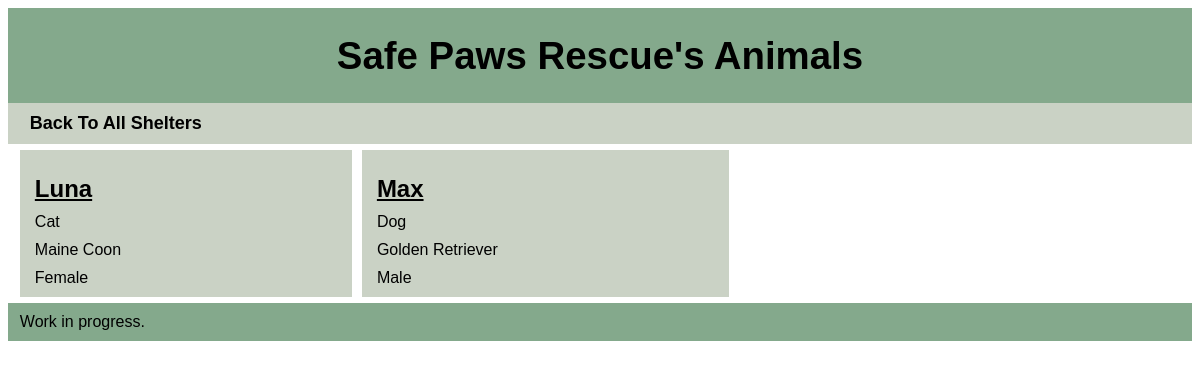
Page /home/2 on the committed database.
### tables this page shows
CREATE TABLE Shelter (
        shelter_id INTEGER PRIMARY KEY AUTOINCREMENT,
        name TEXT NOT NULL,
        email TEXT NOT NULL,
        phone TEXT NOT NULL,
        street1 TEXT NOT NULL,
        street2 TEXT,
        city TEXT NOT NULL,
        state TEXT NOT NULL,
        zip TEXT NOT NULL,
        account_id INTEGER,
        date_shelter_added TEXT,
        no_kill BOOLEAN NOT NULL,
        max_dogs INTEGER NOT NULL,
        max_cats INTEGER NOT NULL,
        dogs BOOLEAN NOT NULL,
        cats BOOLEAN NOT NULL,
        shelterPasscode INTEGER NOT NULL,
        FOREIGN KEY (account_id) REFERENCES Account(account_id)
    );

CREATE TABLE Animal (
        animal_id INTEGER PRIMARY KEY AUTOINCREMENT,
        shelter_id INTEGER,
        name TEXT NOT NULL,
        type TEXT NOT NULL,
        breed TEXT NOT NULL,
        sex TEXT NOT NULL,
        foster INTEGER NOT NULL,
        adopt INTEGER NOT NULL,
        status TEXT NOT NULL,
        date_time_arrived TEXT NOT NULL,
        chipped BOOLEAN NOT NULL,
        date_last_vet_visit TEXT NOT NULL,
        vaccines BOOLEAN NOT NULL,
        spayed_neutered BOOLEAN NOT NULL,
        FOREIGN KEY (shelter_id) REFERENCES Shelter(shelter_id)
    );

### app/api.py (the view)
@app.route("/<int:shelterID>", methods = ['GET'])
@app.route("/home/<int:shelterID>", methods = ['GET'])
def main(shelterID = 0):
    conn = sqlite3.connect(DATABASE)
    conn.row_factory = sqlite3.Row
    cursor = conn.cursor()
    shelter = cursor.execute(('SELECT name FROM Shelter WHERE shelter_id = ?'), (shelterID,)).fetchone()
    animals = cursor.execute(('SELECT animal_id, name, type, breed, sex FROM Animal WHERE shelter_id = ?'), (shelterID,)).fetchall()
    conn.close()
    if not shelter:
        return render_template('home.html', animals = animals, loggedIn = current_user.is_authenticated)
    return render_template('home.html', animals = animals, shelter = shelter, loggedIn = current_user.is_authenticated)

### app/templates/home.html (shortened to what this page needs)
<!doctype html>
<html>
<head>
    <link rel="stylesheet" type="text/css" href="{{ url_for('static', filename='style.css') }}">
</head>
<body>
    <div id="container">
        <header>
            <h1>{{ shelter['name'] }}'s Animals</h1>
        </header>
        <nav id="navbar">
            <a href = "/index">Back To All Shelters</a>
        </nav>
        <main>
            {% if animals %}
            <div id = "grid">
                {% for animal in animals %}
                    <a href="/animal/{{ shelter['shelter_id'] }}/{{ animal['animal_id'] }}">
                        <h2>{{ animal['name'] }}</h2>
                        <p>{{ animal['type'] }}</p>
                        <p>{{ animal['breed'] }}</p>
                        <p>{{ animal['sex'] }}</p>
                    </a>
                {% endfor %}
            </div>
            {% endif %}
        </main>
        <footer>Work in progress.</footer>
    </div>
</body>
</html>

### app/static/style.css (style rules this page uses)
header { font-size: larger; background-color: #84a98c; align-content:center; text-align: center; font-family: 'Franklin Gothic Medium', 'Arial Narrow', Arial, sans-serif; }
nav { background-color: #cad2c5; padding: 10px 1%; font-family: Arial, Helvetica, sans-serif; }
nav a { font-weight: bold; font-size: large; text-decoration: none; padding: 10px; color: black; }
#grid p { padding: 5px 0; margin: 0; }
#grid h2 { text-decoration: underline; margin-bottom: 5px; }
main { padding: 0.5% 1%; font-family: Arial, Helvetica, sans-serif; }
#grid { display:grid; grid-template-columns: auto auto auto auto; gap: 10px; }
#grid a { color: black; text-decoration:none; background-color: #cad2c5; padding: 5px 15px; }
footer { background-color: #84a98c; padding: 10px 1%; font-family: 'Franklin Gothic Medium', 'Arial Narrow', Arial, sans-serif; }

### rows in the picture
Shelter: name "Safe Paws Rescue"
Animal: name "Luna", type "Cat", breed "Maine Coon", sex "Female"
Animal: name "Max", type "Dog", breed "Golden Retriever", sex "Male"
